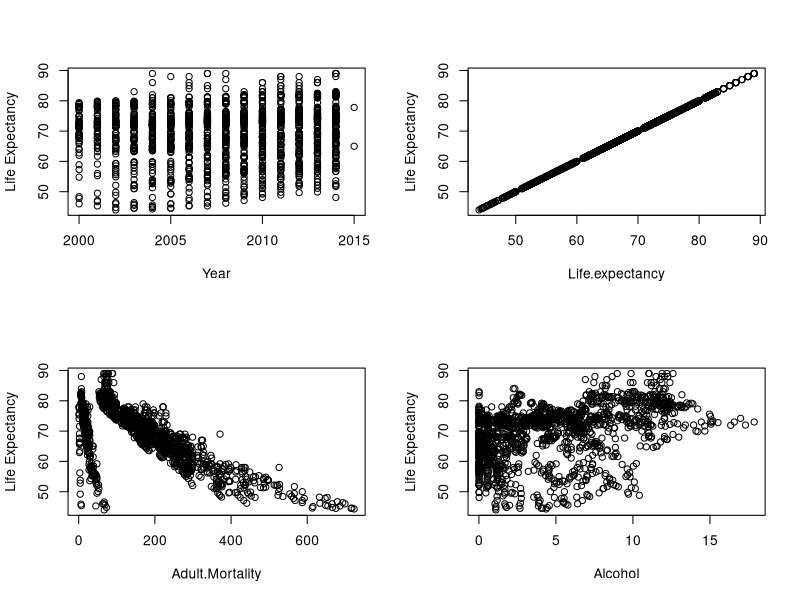
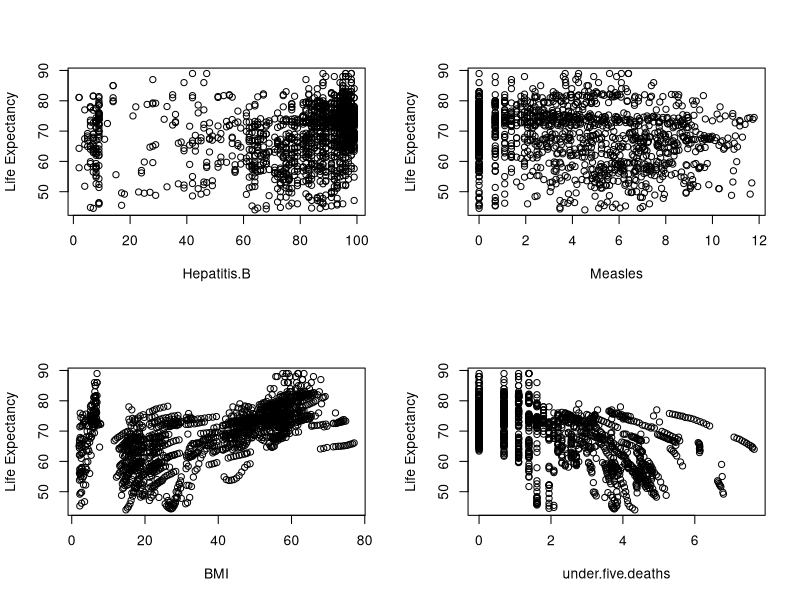
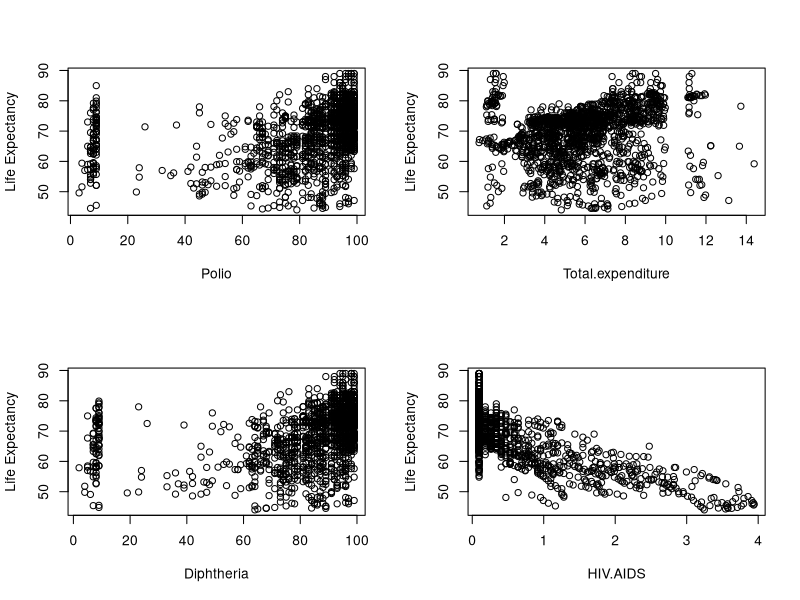
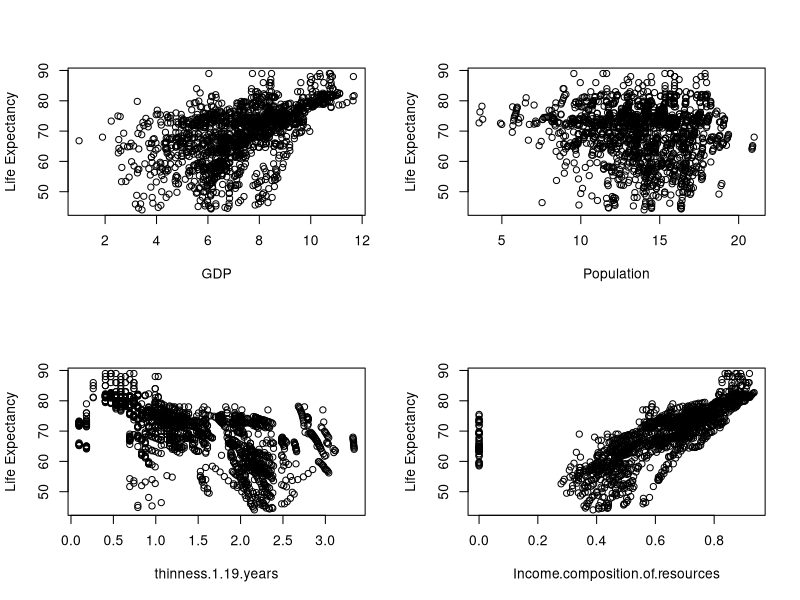
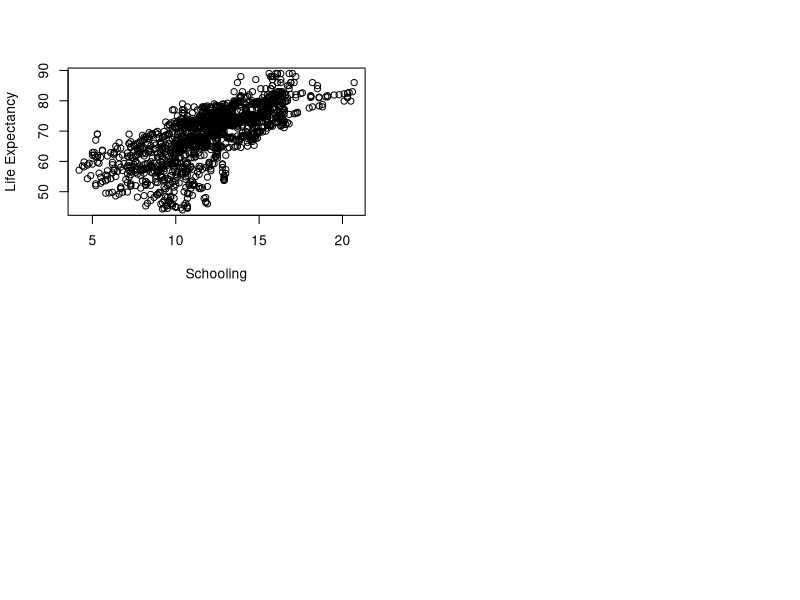

These charts were generated, in order, by the following R code:
## ---- chunk 1
knitr::opts_chunk$set(echo = TRUE)
## ---- chunk 2
df.raw <- read.csv("Life Expectancy Data.csv")
df <- na.omit(df.raw)

log_cols <- c(
  "thinness.5.9.years",
  "thinness.1.19.years",
  "Population",
  "GDP",
  "HIV.AIDS",
  "under.five.deaths",
  "Measles",
  "percentage.expenditure",
  "infant.deaths"
)
for (col in log_cols) {
  df[[col]] <- log1p(df[[col]])
}

drop_cols <- c(
  "Country",              
  "infant.deaths",        
  "percentage.expenditure",
  "thinness.5.9.years"    
)
df[drop_cols] <- NULL

df.numeric <- df[, sapply(df, is.numeric)]
## ---- chunk 3
par(mfrow=c(2, 2))

for (column_name in names(df.numeric)) {
    plot(df.numeric[[column_name]],
       df$Life.expectancy,
       xlab = column_name,
       ylab = "Life Expectancy")
}
## ---- chunk 4
set.seed(67)

n        <- nrow(df)
train_idx <- sample(n, size = floor(0.7 * n))
train_df  <- df[train_idx, ]
test_df   <- df[-train_idx, ]
## ---- chunk 5
lm.full <- lm(Life.expectancy ~ ., data = train_df)
lm.full$coefficients
